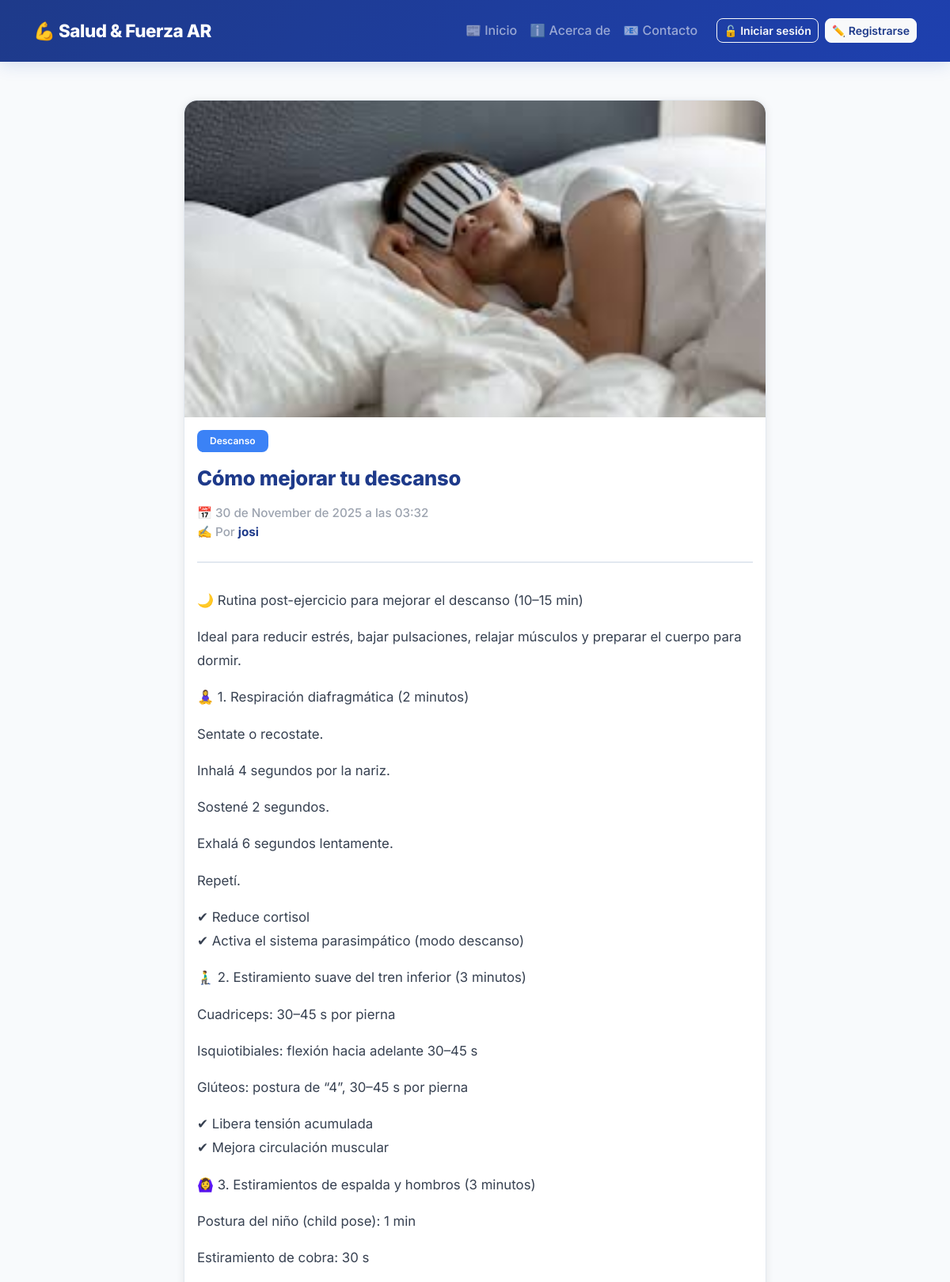
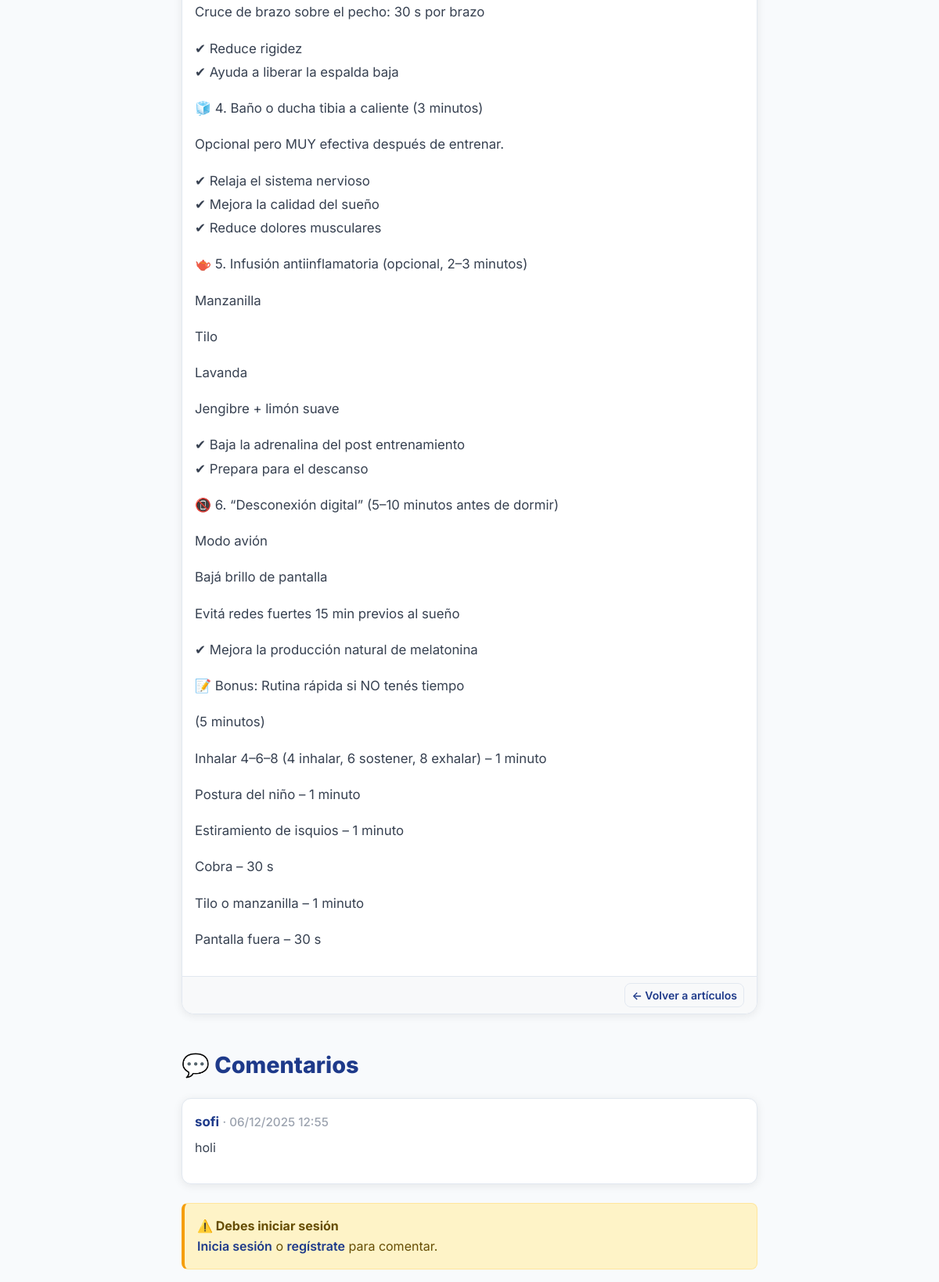
Page /post/como-mejorar-tu-descanso/ on the committed database (2 pictures, top to bottom).
### blog/models.py (models this page shows, shortened)
class Post(models.Model):
    title = models.CharField(max_length=200)
    slug = models.SlugField(unique=True, blank=True)
    category = models.ForeignKey(Category, on_delete=models.CASCADE, related_name='posts')
    author = models.ForeignKey(User, on_delete=models.CASCADE, related_name='posts')
    content = models.TextField()
    image = models.ImageField(upload_to='posts/', blank=True, null=True, help_text="Imagen principal del artículo")
    created_at = models.DateTimeField(auto_now_add=True)
    updated_at = models.DateTimeField(auto_now=True)
    is_published = models.BooleanField(default=True)
    class Meta:
        verbose_name_plural = "Posts"
        ordering = ['-created_at']

class Category(models.Model):
    name = models.CharField(max_length=100, unique=True)
    slug = models.SlugField(unique=True, blank=True)
    class Meta:
        verbose_name_plural = "Categorías"
        ordering = ['name']

class Comment(models.Model):
    post = models.ForeignKey(Post, on_delete=models.CASCADE, related_name='comments')
    author = models.ForeignKey(User, on_delete=models.CASCADE, related_name='comments')
    content = models.TextField()
    created_at = models.DateTimeField(auto_now_add=True)
    is_active = models.BooleanField(default=True)
    class Meta:
        verbose_name_plural = "Comentarios"
        ordering = ['created_at']

### blog/views.py (the view)
# urls.py: path('post/<slug:slug>/', views.post_detail, name='post_detail'),
def post_detail(request, slug):
    post = get_object_or_404(Post, slug=slug, is_published=True)
    comments = post.comments.filter(is_active=True).order_by('created_at')
    if request.method == 'POST':
        if not request.user.is_authenticated:
            messages.error(request, 'Debes iniciar sesión para comentar.')
            return redirect('login')
        form = CommentForm(request.POST)
        if form.is_valid():
            comment = form.save(commit=False)
            comment.post = post
            comment.author = request.user
            comment.save()
            messages.success(request, 'Tu comentario fue publicado.')
            return redirect(post.get_absolute_url())
    else:
        form = CommentForm()
    return render(request, 'blog/post_detail.html', {'post': post, 'comments': comments, 'form': form})

### blog/templates/blog/post_detail.html (shortened to what this page needs)
{% extends "blog/base.html" %}
{% block content %}
  <div class="row justify-content-center">
    <div class="col-lg-8">
      <div class="card card-post mb-4">
        {% if post.image %}
          <div style="width: 100%; height: 400px; overflow: hidden; border-radius: 1rem 1rem 0 0;">
            <img src="{{ post.image.url }}" alt="{{ post.title }}" class="card-post-image" style="width: 100%; height: 100%; object-fit: cover;">
          </div>
        {% else %}
          <div style="width: 100%; height: 400px; background: linear-gradient(135deg, #1e40af 0%, #3b82f6 100%); border-radius: 1rem 1rem 0 0; display: flex; align-items: center; justify-content: center;">
            <span style="font-size: 6rem; opacity: 0.2;">📄</span>
          </div>
        {% endif %}
        <div class="card-body">
          <div class="d-flex align-items-center justify-content-between mb-3">
            <div>
              {% if post.category %}
                <span class="badge bg-primary">
                  {{ post.category.name }}
                </span>
              {% endif %}
            </div>
          </div>
          <h1 class="card-title mb-3">{{ post.title }}</h1>
          <div style="border-bottom: 2px solid #e2e8f0; padding-bottom: 1.5rem; margin-bottom: 2rem;">
            <p class="text-muted-date mb-0">
              📅 {{ post.created_at|date:"d \d\e F \d\e Y" }} a las {{ post.created_at|date:"H:i" }}<br>
              ✍️ Por <strong style="color: var(--primary-dark);">{{ post.author.username }}</strong>
            </p>
          </div>
          <div class="card-text" style="font-size: 1.05rem; line-height: 1.8; color: #374151;">
            {{ post.content|linebreaks }}
          </div>
        </div>
        <div class="card-footer bg-light d-flex justify-content-between align-items-center">
          <a href="{% url 'blog:home' %}" class="btn btn-outline-secondary btn-sm" style="font-weight: 600;">
            ← Volver a artículos
          </a>
        </div>
      </div>
      <div class="mt-5">
        <h2 class="mb-4" style="font-weight: 800; color: var(--primary-dark); font-size: 1.8rem;">💬 Comentarios</h2>
        {% if comments %}
          <div class="mb-4">
            {% for comment in comments %}
              <div class="card mb-3" style="border: 1px solid #e2e8f0; border-radius: 0.75rem; transition: all 0.3s ease;">
                <div class="card-body">
                  <div class="d-flex justify-content-between align-items-start mb-2">
                    <div>
                      <strong style="color: var(--primary-dark); font-size: 1.05rem;">{{ comment.author.username }}</strong>
                      <span class="text-muted-date"> · {{ comment.created_at|date:"d/m/Y H:i" }}</span>
                    </div>
                  </div>
                  <div class="mt-2" style="color: #374151; line-height: 1.6;">
                    {{ comment.content|linebreaks }}
                  </div>
                </div>
              </div>
            {% endfor %}
          </div>
        {% else %}
          <div class="alert alert-info" style="border-left: 4px solid var(--primary); background-color: #f0f4f8; border-radius: 0.5rem;">
            <strong>ℹ️ Sin comentarios aún</strong><br>
            Sé el primero en comentar sobre este artículo.
          </div>
        {% endif %}
        {% if user.is_authenticated %}
          <div class="card" style="border-radius: 1rem; border: 1px solid #e2e8f0; margin-top: 2rem; box-shadow: 0 2px 12px rgba(0,0,0,0.08);">
            <div class="card-body">
              <h5 class="card-title mb-4" style="font-weight: 700; color: var(--primary-dark);">Dejar un comentario</h5>
              <form method="post">
                {% csrf_token %}
                {{ form.non_field_errors }}
                <div class="mb-3">
                  {{ form.content }}
                  {% for error in form.content.errors %}
                    <div class="text-danger small mt-1">{{ error }}</div>
                  {% endfor %}
                </div>
                <button class="btn btn-primary" type="submit" style="font-weight: 600; padding: 0.6rem 1.5rem;">
                  📤 Enviar comentario
                </button>
              </form>
            </div>
          </div>
        {% else %}
          <div class="alert alert-warning" style="border-left: 4px solid #f59e0b; background-color: #fef3c7; border-radius: 0.5rem;">
            <strong>⚠️ Debes iniciar sesión</strong><br>
            <a href="{% url 'login' %}" style="color: var(--primary-dark); font-weight: 600;">Inicia sesión</a> o
            <a href="{% url 'blog:signup' %}" style="color: var(--primary-dark); font-weight: 600;">regístrate</a> para comentar.
          </div>
        {% endif %}
      </div>
    </div>
  </div>
{% endblock %}

### blog/templates/blog/base.html (style rules this page uses)
:root { --primary: #1e40af; --primary-light: #3b82f6; --primary-dark: #1e3a8a; --accent: #10b981; --muted: #6c757d; --surface: #ffffff; --bg: #f8fafc; --border: #e2e8f0; }
html,body { height:100%; }
body { background-color: var(--bg); font-family: 'Inter', system-ui, -apple-system, 'Segoe UI', Roboto, 'Helvetica Neue', Arial; color: #1f2937; -webkit-font-smoothing:antialiased; -moz-osx-font-smoothing:grayscale; line-height: 1.6; }
.card-post { border-radius: 1rem; box-shadow: 0 2px 12px rgba(0, 0, 0, 0.08); border: 1px solid var(--border); background: var(--surface); transition: all 0.4s cubic-bezier(0.4, 0, 0.2, 1); overflow: hidden; }
.card-post .card-title { color: var(--primary-dark); font-weight: 800; font-size: 1.6rem; line-height: 1.3; letter-spacing: -0.01em; }
.card-post .badge { font-weight: 600; padding: 0.5rem 1rem; border-radius: 0.5rem; background-color: var(--primary-light) !important; color: white; }
.card-post-image { width: 100%; height: 320px; object-fit: cover; display: block; }
.form-select, .btn { font-family: inherit; border-radius: 0.5rem; }
.btn-outline-secondary { border-color: var(--border); color: var(--primary-dark); font-weight: 600; transition: all 0.3s ease; }
.card-footer { background-color: #f9fafb; border-top: 1px solid var(--border); }
.text-muted-date { color: #9ca3af; font-size: 0.95rem; font-weight: 500; }
.badge { font-weight: 600; padding: 0.4rem 0.8rem; border-radius: 0.4rem; }
* { transition: background-color 0.3s ease, color 0.3s ease, border-color 0.3s ease; }
a { color: var(--primary); text-decoration: none; }
.card { border: 1px solid var(--border); box-shadow: 0 2px 12px rgba(0, 0, 0, 0.08); }

### rows in the picture
Post: image (picture), category.name "Descanso", title "Cómo mejorar tu descanso", created_at "30 de November de 2025", created_at "03:32", author.username "josi", content "🌙 Rutina post-ejercicio para mejorar el descanso (10–15 min) Ideal para reducir estrés, bajar pulsaciones, relajar músculos y preparar el cuerpo para dormir. 🧘‍♀️ 1. Respiración diafragmática (2 minutos) Sentate o recostate. Inhalá 4 segundos por la nariz. Sostené 2 segundos. Exhalá 6 segundos lentamente. Repetí. ✔ Reduce cortisol ✔ Activa el sistema parasimpático (modo descanso) 🧎‍♂️ 2. Estiramiento suave del tren inferior (3 minutos) Cuadriceps: 30–45 s por pierna Isquiotibiales: flexión hacia adelante 30–45 s Glúteos: postura de “4”, 30–45 s por pierna ✔ Libera tensión acumulada ✔ Mejora circulación muscular 🙆‍♀️ 3. Estiramientos de espalda y hombros (3 minutos) Postura del niño (child…"
Comment: author.username "sofi", created_at "06/12/2025 12:55", content "holi"
